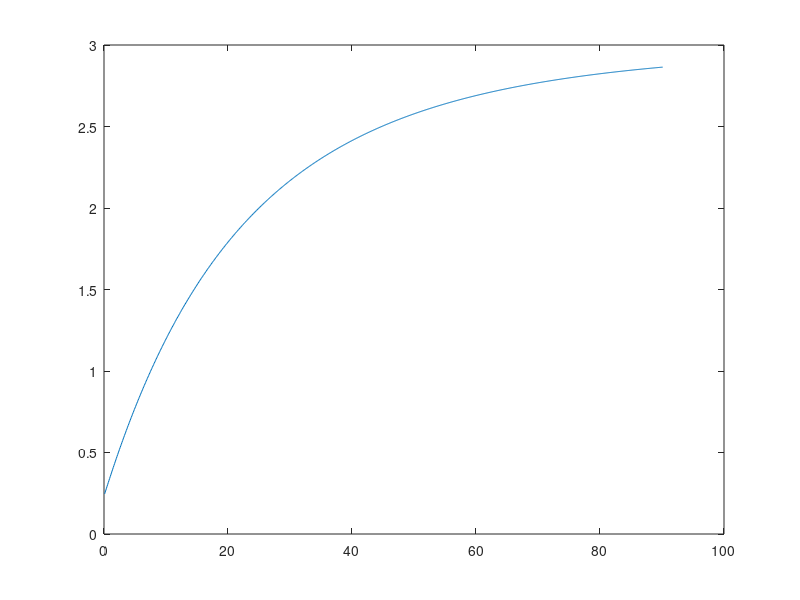

Write MATLAB code to recreate this figure.
%% Temperature sensing LUT calculation for DFS05HF12EYR1
clc, clear, close all
%% Initial variables
temperatures = 0.1:0.1:90.1; % Temperature array, 0.01ºC resolution [ºC]

%% NTC Parameters
% DFS05HF12EYR1 internal NTC
% Beta is a function of temperature
beta_values = [3375, 3411, 3433]; % Beta values for different temperatures [K]
beta_temps = [50, 80, 100]; % Temperatures for the different beta values [ºC]

beta_coeffs = polyfit(beta_temps, beta_values, 1); % Fit the beta deviation with linear regression

beta_temp = polyval(beta_coeffs,log(temperatures)); % Beta is evaluated for all temperatures [K]

T_0 = 25; % T at which NTC = R0 [ºC]

R_0 = 5e3; % NTC resistance value at T_0 [Ω]

%% Calculations

% NTC resistance value for all temperatures, with varying beta
NTC = R_0*exp(-beta_temp.*(1./(273.15+25)-1./(273.15+temperatures))); % NTC resistance with no errors [Ω]

% Reading using UCC21732 isolated analog reading. 200uA current source (https://www.ti.com/lit/ds/symlink/ucc21710-q1.pdf?ts=1701352389228&ref_url=https%253A%252F%252Fwww.google.com%252F)
R_filt = 10e3; % Filter resistance, in series with the NTC [Ω]

I_AIN = 200e-6; % Internal current source [A]
V_AIN = I_AIN * (R_filt + NTC); % Sensed voltage [V]

D = -20 * V_AIN + 100; % Duty cycle out [%]

VCC_GD = 5; % GD supply voltage [V]
V_read = VCC_GD * D/100; % Voltage read by ADC [V] (filtered with ideal RC)

VCC_ADC = 3.3; % MCU/ADC supply voltage [V]
bits = 12; % ADC bits [b]

bits_read = ceil(V_read * (2^bits) / VCC_ADC); % MCU/ADC read bits [b]
bits_read(bits_read>2^bits)=2^bits; % Saturation to 2^bits
bits_read(bits_read<0)=0; % Saturation to 0

plot(temperatures, V_read)

OUTPUT_LUT = [temperatures; bits_read];